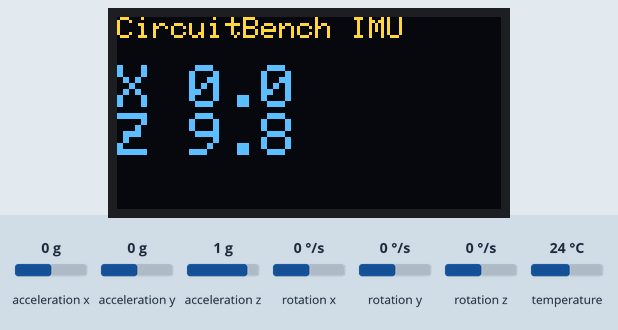
Simulated run of this sketch. Board: Arduino Uno, built with avr-gcc and run on an emulated ATmega328P. Shown: 128×64 one-colour display. The inputs (shaded band) are chosen by the test bench; at power-on: acceleration x 0 g, acceleration z 1 g, acceleration y 0 g, rotation x 0 °/s, rotation y 0 °/s, rotation z 0 °/s, temperature 24 °C. The OLED is the two-colour kind (top 16 rows yellow).

Above: at 1.2 s.
1.3 s: acceleration x set to -1.4 g
At 2.3 s:
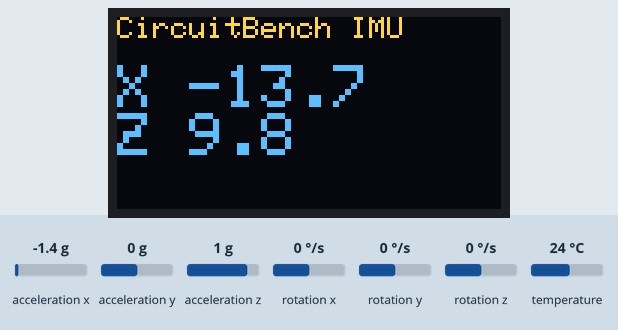
2.8 s: acceleration z set to -1.4 g
At 4.0 s:
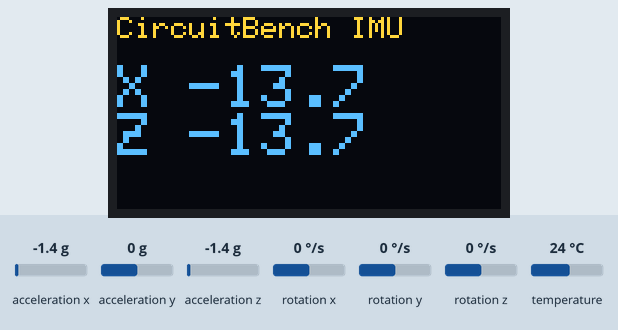
4.3 s: acceleration x set to -0.8 g
At 4.8 s:
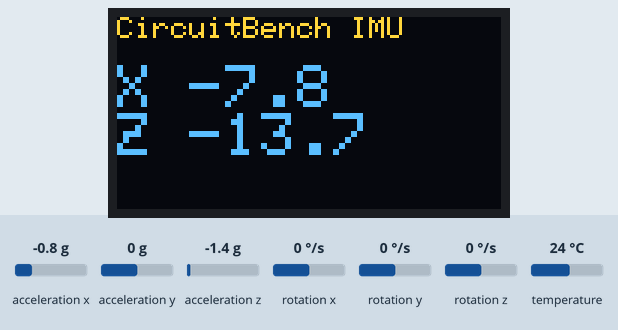
5.9 s: acceleration z set to -0.8 g
At 6.7 s:
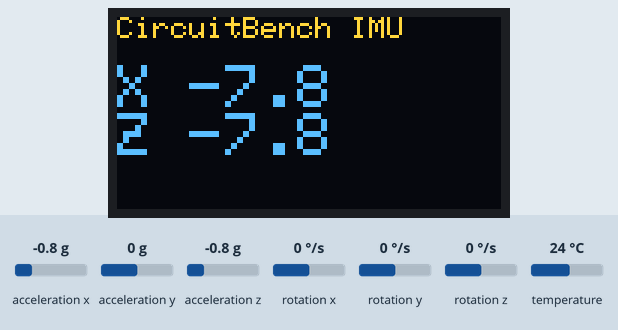
Timing chart, 0 to 8.5 s (numbered marks = the images above; inputs shaded):
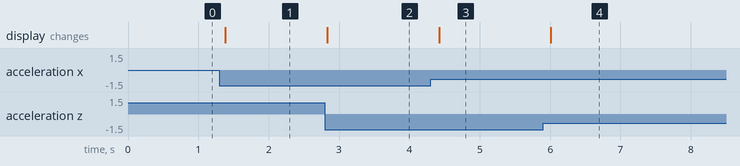

The sketch:

oled-mpu-adafruit.ino
```cpp
// The classic over-budget pairing: Adafruit_MPU6050 + Adafruit_SSD1306 128×64 on a 2 KB Uno.
#include <Wire.h>
#include <Adafruit_GFX.h>
#include <Adafruit_SSD1306.h>
#include <Adafruit_MPU6050.h>
Adafruit_SSD1306 d(128, 64, &Wire, -1);
Adafruit_MPU6050 mpu;
void setup() { d.begin(SSD1306_SWITCHCAPVCC, 0x3C); mpu.begin(); d.setTextColor(SSD1306_WHITE); }
void loop() {
  sensors_event_t a, g, t; mpu.getEvent(&a, &g, &t);
  d.clearDisplay(); d.setTextSize(1); d.setCursor(0, 0); d.println("CircuitBench IMU");
  d.setTextSize(2); d.setCursor(0, 16); d.print("X "); d.println(a.acceleration.x, 1);
  d.print("Z "); d.println(a.acceleration.z, 1);
  d.display(); delay(100);
}
```

Measured:
- after the input at 1.3 s, the display: changes after 0.08 s (image 1)
- after the input at 2.8 s, the display: changes at once (image 2)
- after the input at 4.3 s, the display: changes after 0.12 s (image 3)
- after the input at 5.9 s, the display: changes after 0.11 s (image 4)
